Frame 1 (no input): blank canvas, image omitted
Frame 60 (the mouse pressed at the canvas centre just before this capture): blank canvas, image omitted
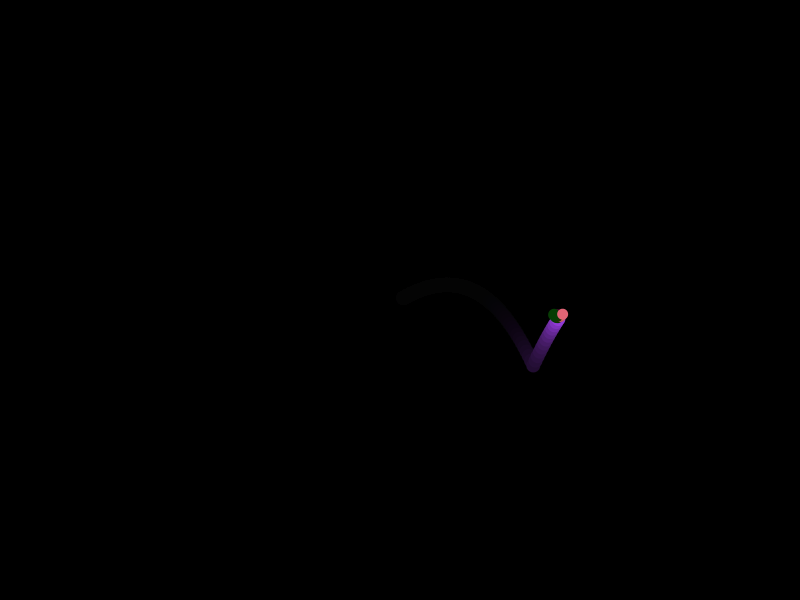
Frame 120 (the mouse held since frame 60 and released just before this capture)

The Processing sketch whose frames 1 and 60 were blank and that drew this single picture after the mouse press (run headless with seeded random() and noise(); from frame 60 on, the mouse is pressed at the canvas centre):

// Processing sketch: multiplicadoras
// ── multiplicadoras.pde
ArrayList<Particula> particulas;

void setup() {
  size(800, 600);
  noStroke();
  background(0);
  particulas = new ArrayList<Particula>();
}

void draw() {
  fill(0, 30);
  rect(0, 0, width, height);
  for (int i = 0; i < particulas.size(); i++) {
    Particula aux = particulas.get(i);
    aux.act() ;
    if (aux.eliminar) {
      particulas.remove(i--);
    }
  }
  if(frameCount%60 == 0){
     println(particulas.size() + " " + frameRate); 
  }
  //particulas.add(new Particula(mouseX, mouseY));
}

void mousePressed() {
  particulas.add(new Particula(mouseX, mouseY, 14));
}

class Particula {
  color col;
  boolean eliminar;
  int x, y, tiempo, a, tam;
  float xa, ya, xx, yy;
  Particula(int x, int y, int tam) {
    this.x = x;
    this.y = y;
    this.tam = tam;
    col = color(random(255), random(255), random(255));
    a = int(random(50, 100));
    xx = 0;
    yy = 0;
    xa = random(-5, 5);
    ya = random(-3, -0.5);
    eliminar = false;
    tiempo = int(random(40, 80));
  }

  void act() {
    xa *= 0.99;
    xx += xa;
    ya += 0.15;
    yy += ya;
    if (yy > a) {
      ya = ya *-1;
    }
    tiempo--;
    if (tiempo < 0) {
      eliminar = true;
      if (tam > 2) {
        int v = int(random(2, 6));
        for (int i = 0; i < v; i++) {
          particulas.add(new Particula(int(x+xx), int(y+yy), tam - int(random(2,6))));
        }
      }
    }
    dibujar();
  }

  void dibujar() {
    fill(col);
    ellipse((int)x+xx, (int)y+yy, tam, tam);
  }
}
